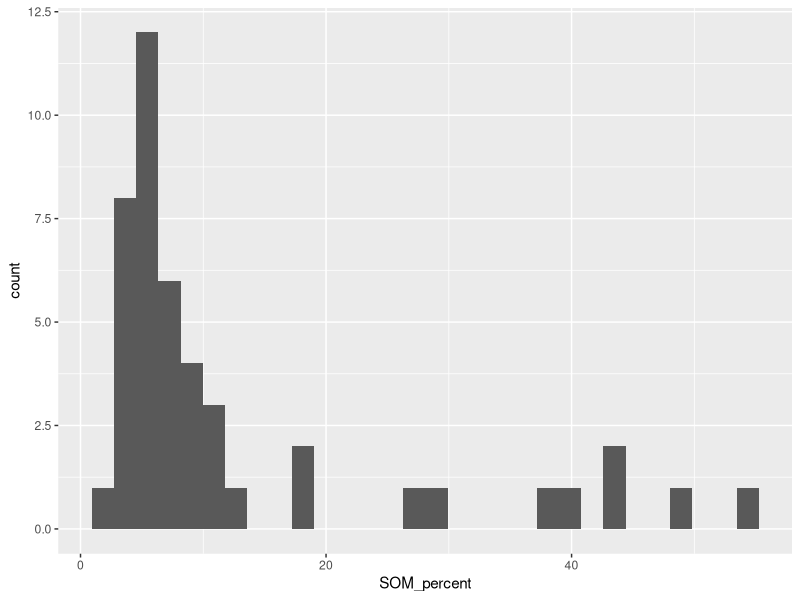
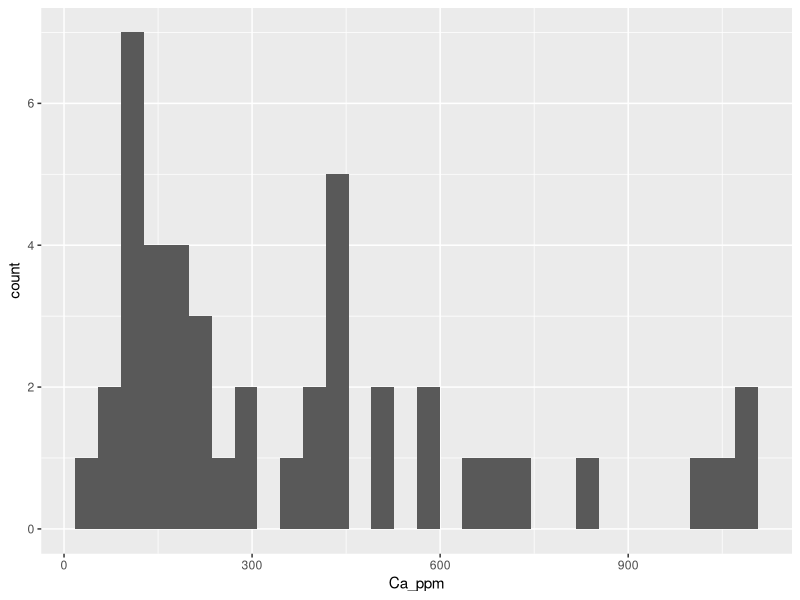
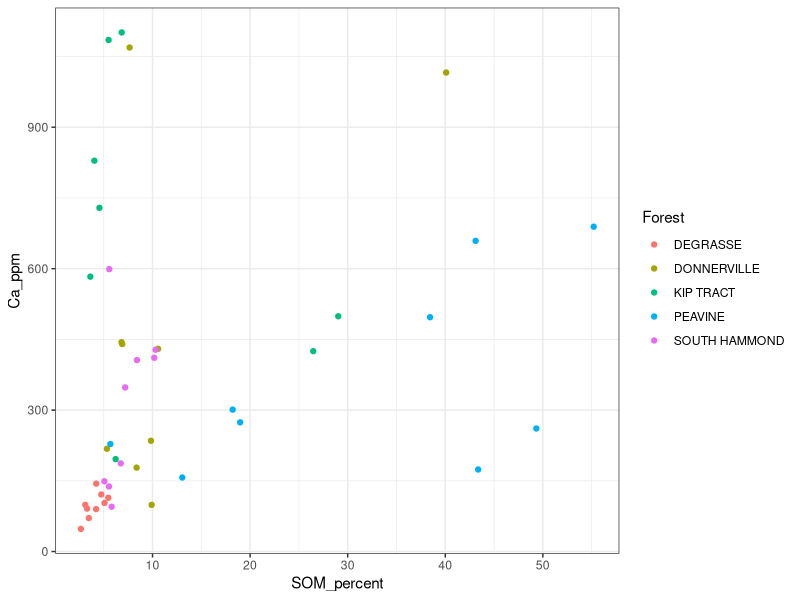
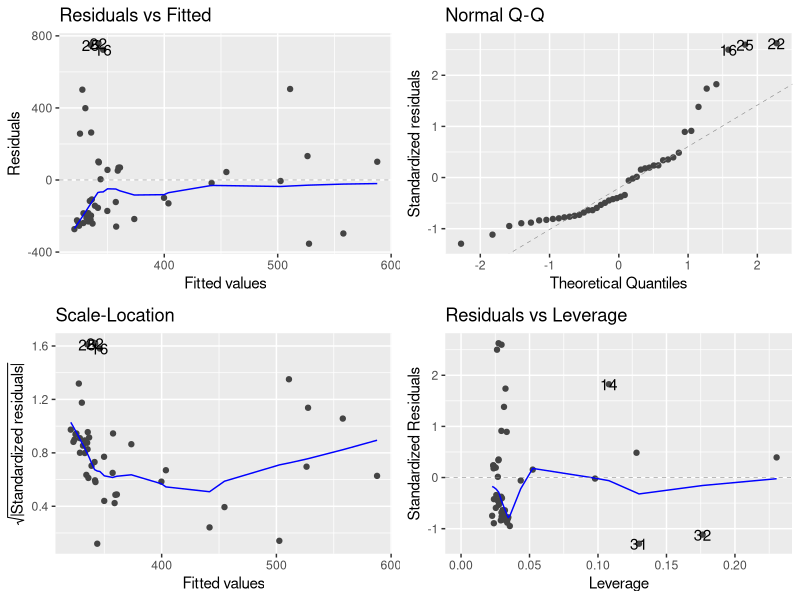
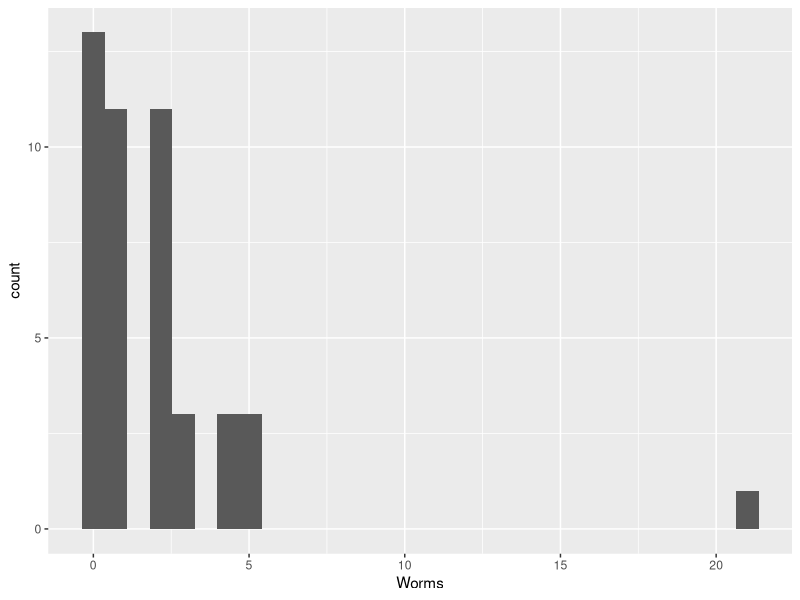
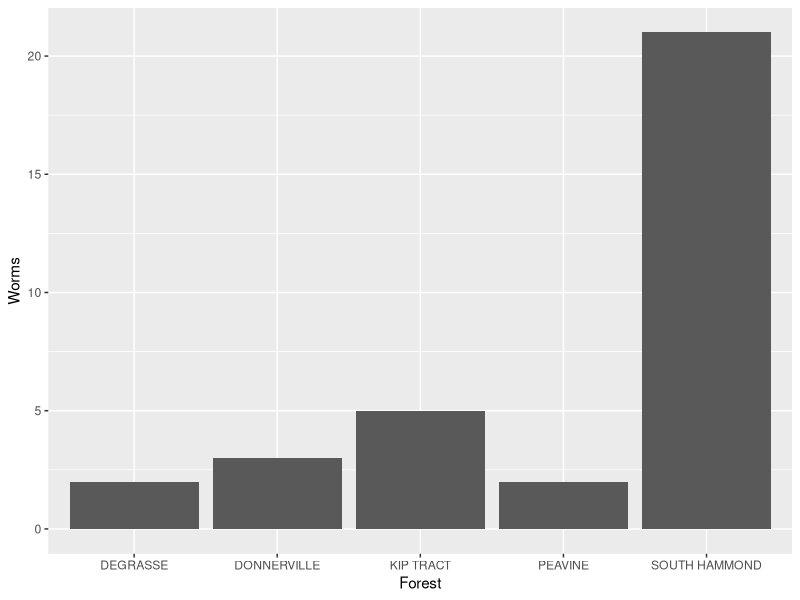
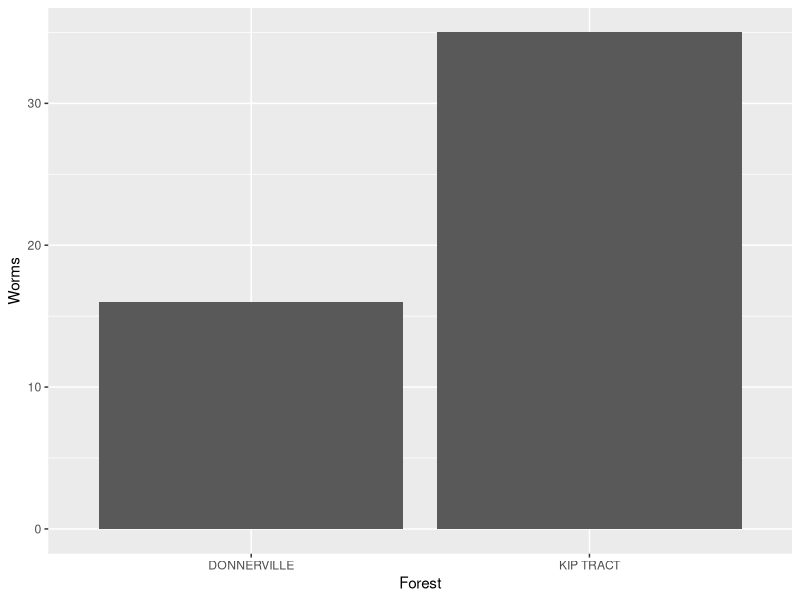
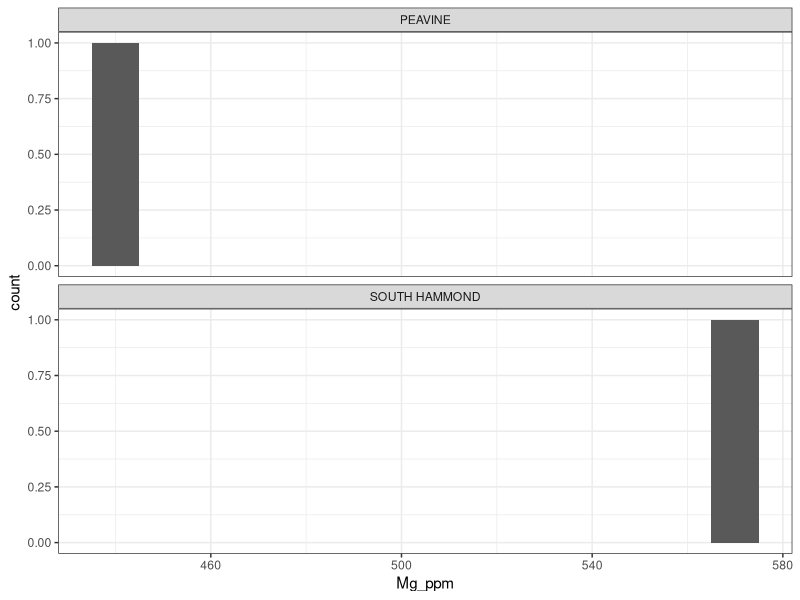

Reproduce these figures in R, in order. (Note: this script raises an error after producing the figures.)
## ---- chunk 1
rm(list=ls())
library(tidyverse)
#library(tidyverse) = library(ggplot2) + library(dplyr) + some other stuff too
library(readr)
library(here)
library(ggfortify)
## ---- chunk 2
DF<-read.csv(here("Data","soil_reduced-1.csv"),stringsAsFactors = TRUE)
## ---- chunk 3
levels(DF$Forest)
## ---- chunk 4
ggplot(DF,aes(x=SOM_percent))+
  geom_histogram()
## ---- chunk 5
ggplot(DF,aes(x=Ca_ppm))+
  geom_histogram()
## ---- chunk 6
summary(DF)
## ---- chunk 7
ggplot(DF,aes(x=SOM_percent, y=Ca_ppm, color=Forest))+
  geom_point()+
  theme_bw()
## ---- chunk 8
mod1<-lm(Ca_ppm~SOM_percent,data=DF)
summary(mod1)
## ---- chunk 9
autoplot(mod1)
## ---- chunk 10
anova(mod1)
## ---- chunk 11
summary(mod1)
## ---- chunk 12
ggplot(DF,aes(x=Worms))+
  geom_histogram()
## ---- chunk 13
ggplot(DF,aes(x=Forest,y=Worms))+geom_bar(stat='identity',position='dodge')+scale_fill_manual(values=c(black="black",red="red"))
## ---- chunk 14
DF2<-DF%>%
  filter(Forest=="DONNERVILLE"|Forest=="KIP TRACT")%>%
  group_by(Forest)%>%
  summarise(Worms = sum(Worms))
## ---- chunk 15
ggplot(DF2,aes(x=Forest,y=Worms))+geom_bar(stat='identity',position='dodge')+scale_fill_manual(values=c(black="black",red="red"))
## ---- chunk 16
DF2.mat<-xtabs(Worms~Forest,data=DF2)
DF2.mat
## ---- chunk 17
DF2.chi<-chisq.test(DF2.mat)
names(DF2.chi)
DF2.chi$expected
DF2.chi
## ---- chunk 18
DF3<-DF%>%
  filter(Forest=="PEAVINE"|Forest=="SOUTH HAMMOND")%>%
  group_by(Forest)%>%
  summarise(Mg_ppm= sum(Mg_ppm))
## ---- chunk 19
ggplot(DF3,aes(x=Mg_ppm))+geom_histogram(binwidth=10)+facet_wrap(~Forest,ncol=1)+theme_bw()
## ---- chunk 20
t.test(Mg_ppm~Forest,data=DF3)
## ---- chunk 21
ggplot(DF,aes(x=Forest,y=Zn_ppm))+
  geom_boxplot()+
  theme_bw()+
  coord_flip()
## ---- chunk 22
mod_zinc<-lm(~Zn_ppm~Forest,data=DF)
## ---- chunk 23
autoplot(mod_zinc,smooth.colour=NA)
## ---- chunk 24
anova(mod_zinc)
summary(mod_zinc)
